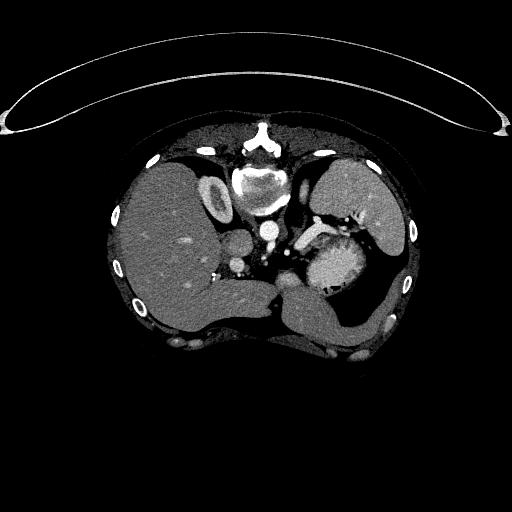
#> input picture asset/train/images/PANCREAS_0001-1100.jpg, 512 x 512 px; its folder holds only this picture in this run
$ python ImageMaskBlender.py
#> lines starting #> are read from the running program, lines starting #| are printed output that depends on the picture
# Copyright 2024 antillia.com Toshiyuki Arai
#
# Licensed under the Apache License, Version 2.0 (the "License");
# you may not use this file except in compliance with the License.
# You may obtain a copy of the License at
#
#    http://www.apache.org/licenses/LICENSE-2.0
#
# Unless required by applicable law or agreed to in writing, software
# distributed under the License is distributed on an "AS IS" BASIS,
# WITHOUT WARRANTIES OR CONDITIONS OF ANY KIND, either express or implied.
# See the License for the specific language governing permissions and
# limitations under the License.
#
# 2024/02/06 ImageMaskBlender.py

import os
import glob
import cv2
import traceback
import shutil

class ImageMaskBlender:

  def __init__(self):
    self.blur_size=(5,5)
    pass

  def blend(self, images_dir, masks_dir, output_dir):

#> called with images_dir = './Pancreas-master/images', masks_dir = './Pancreas-master/masks', output_dir = './Blended_dataset'
    image_files  = glob.glob(images_dir + "/*.jpg")
    image_files  = sorted(image_files)

    if os.path.exists(output_dir):
        shutil.rmtree(output_dir)
    if not os.path.exists(output_dir):
        os.makedirs(output_dir)

    for image_file in image_files:
      basename  = os.path.basename(image_file)
      mask_file = os.path.join(masks_dir, basename)

      name     = basename.split(".")[0]

      img      = cv2.imread(image_file)
#> img is the input picture: shape (512, 512, 3); min 0, max 255, mean 20.2
      mask     = cv2.imread(mask_file)
      mask     = cv2.blur(mask, self.blur_size)
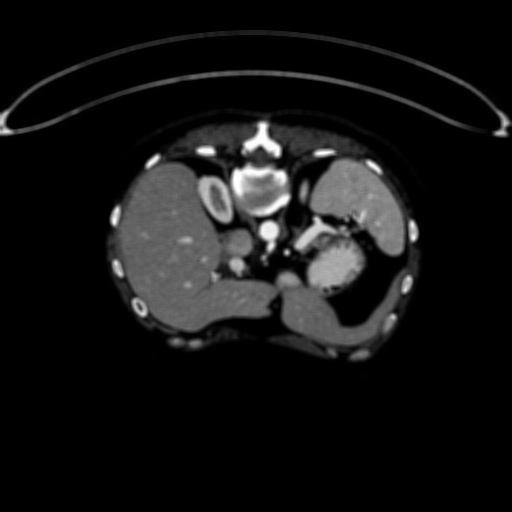
#> mask: shape (512, 512, 3); min 0, max 255, mean 20.2
      img += mask
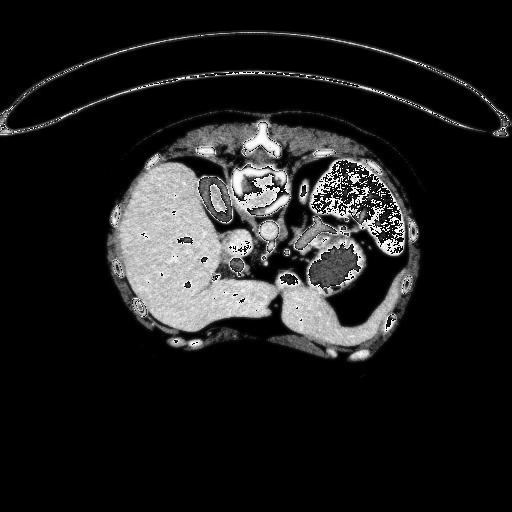
#> img: shape (512, 512, 3); min 0, max 255, mean 29.6
      merged_file = os.path.join(output_dir, basename)
      cv2.imwrite(merged_file, img)
      print("=== Blended {}".format(merged_file))


if __name__ == "__main__":
  try:
    images_dir = "./Pancreas-master/images"
    masks_dir  = "./Pancreas-master/masks"
    output_dir = "./Blended_dataset"

    blender = ImageMaskBlender()
    blender.blend(images_dir, masks_dir, output_dir)
  except:
    traceback.print_exc()

$ run again, on asset/train/images/PANCREAS_0050-1143.jpg
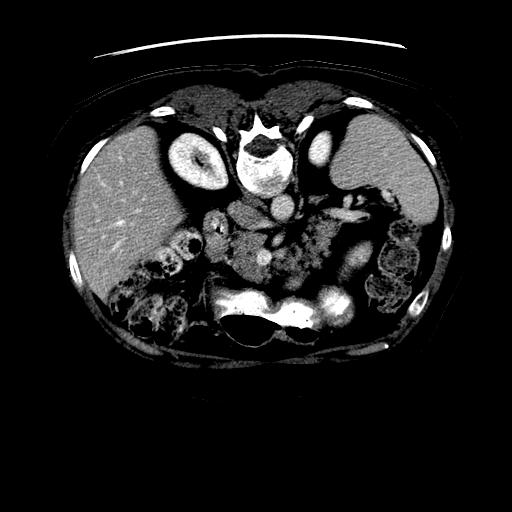
#> input picture asset/train/images/PANCREAS_0050-1143.jpg, 512 x 512 px
#> in blend, img is the input picture: shape (512, 512, 3); min 0, max 255, mean 29.6
#> in blend, `mask     = cv2.blur(mask, self.blur_size)`:
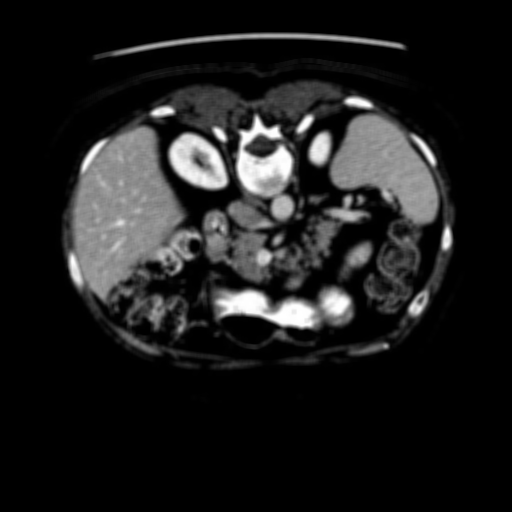
#> mask: shape (512, 512, 3); min 0, max 255, mean 29.6
#> in blend, `img += mask`:
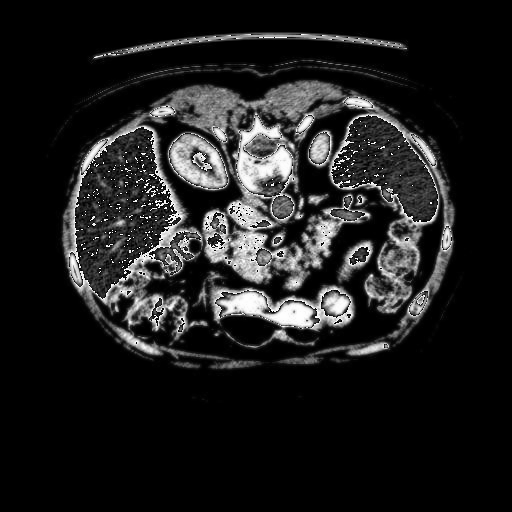
#> img: shape (512, 512, 3); min 0, max 255, mean 30

$ run again, on asset/train/images/PANCREAS_0015-1124.jpg
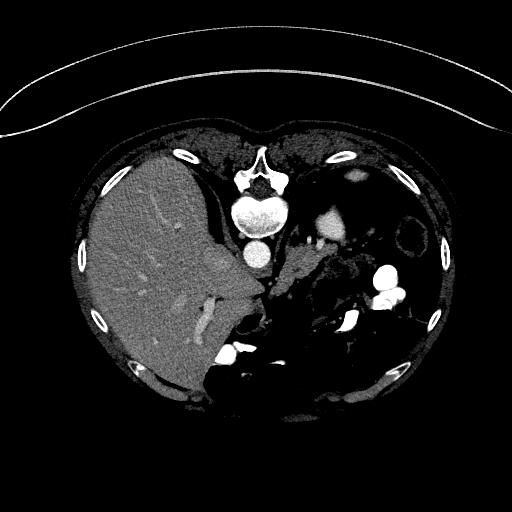
#> input picture asset/train/images/PANCREAS_0015-1124.jpg, 512 x 512 px
#> in blend, img is the input picture: shape (512, 512, 3); min 0, max 255, mean 22.8
#> in blend, `mask     = cv2.blur(mask, self.blur_size)`:
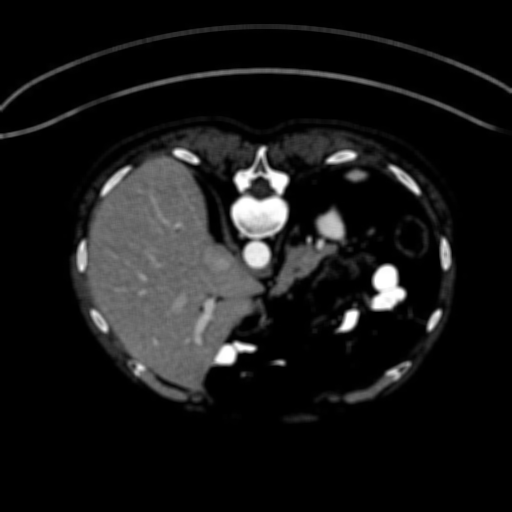
#> mask: shape (512, 512, 3); min 0, max 255, mean 22.8
#> in blend, `img += mask`:
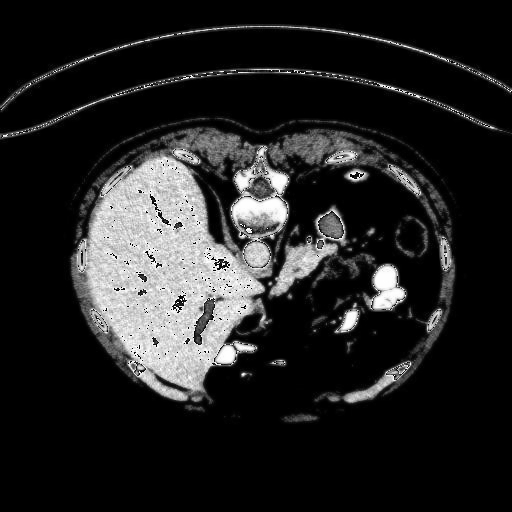
#> img: shape (512, 512, 3); min 0, max 255, mean 35.8

$ run again, on asset/train/images/PANCREAS_0028-1120.jpg
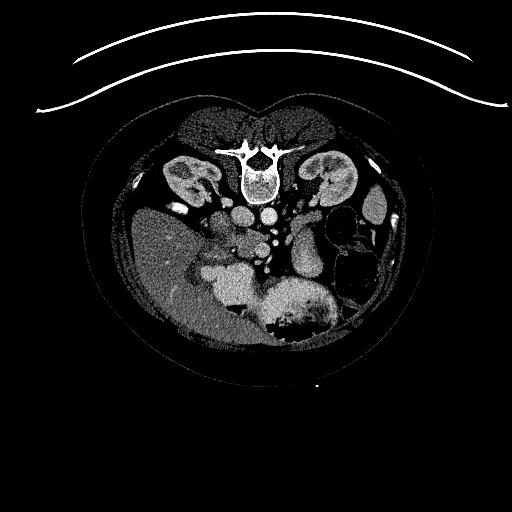
#> input picture asset/train/images/PANCREAS_0028-1120.jpg, 512 x 512 px
#> in blend, img is the input picture: shape (512, 512, 3); min 0, max 255, mean 17
#> in blend, `mask     = cv2.blur(mask, self.blur_size)`:
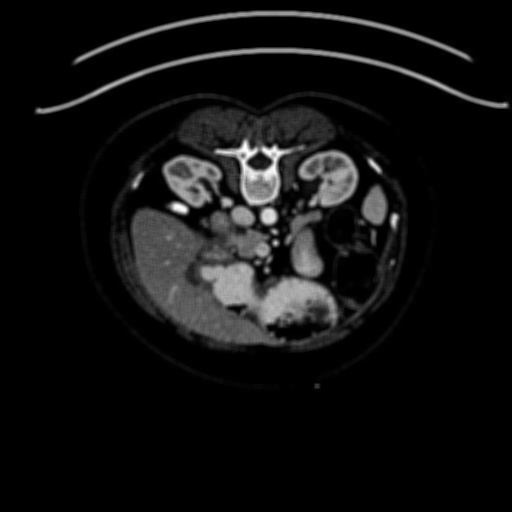
#> mask: shape (512, 512, 3); min 0, max 253, mean 17
#> in blend, `img += mask`:
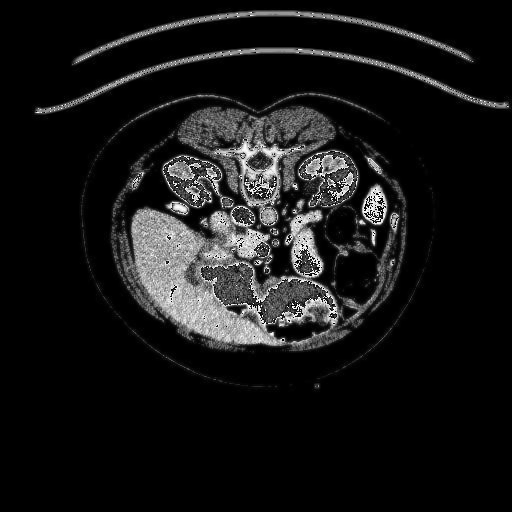
#> img: shape (512, 512, 3); min 0, max 255, mean 22.5

$ run again, on asset/train/images/PANCREAS_0046-1078.jpg
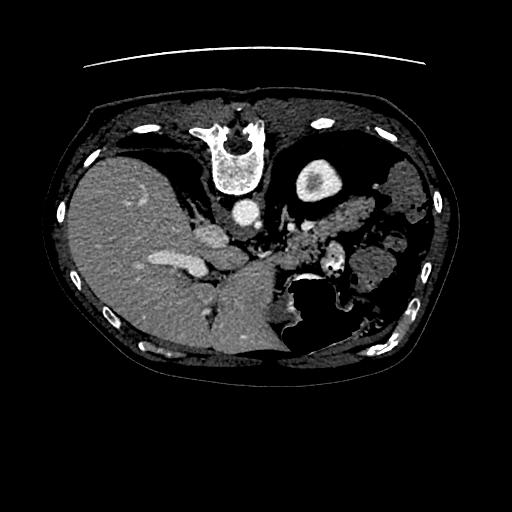
#> input picture asset/train/images/PANCREAS_0046-1078.jpg, 512 x 512 px
#> in blend, img is the input picture: shape (512, 512, 3); min 0, max 255, mean 25.5
#> in blend, `mask     = cv2.blur(mask, self.blur_size)`:
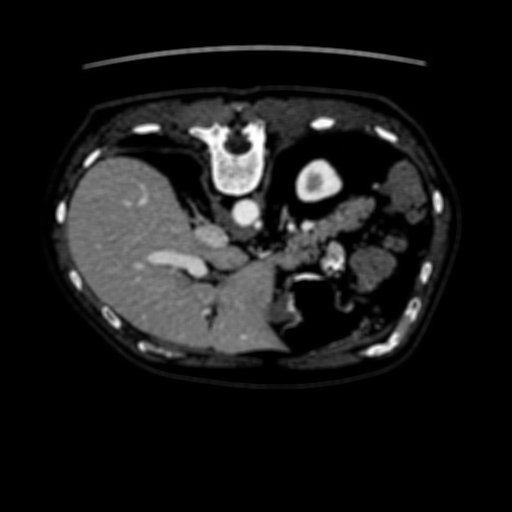
#> mask: shape (512, 512, 3); min 0, max 255, mean 25.5
#> in blend, `img += mask`:
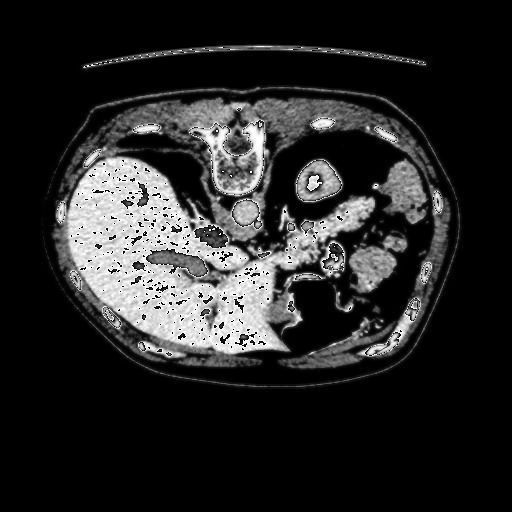
#> img: shape (512, 512, 3); min 0, max 255, mean 39.8
